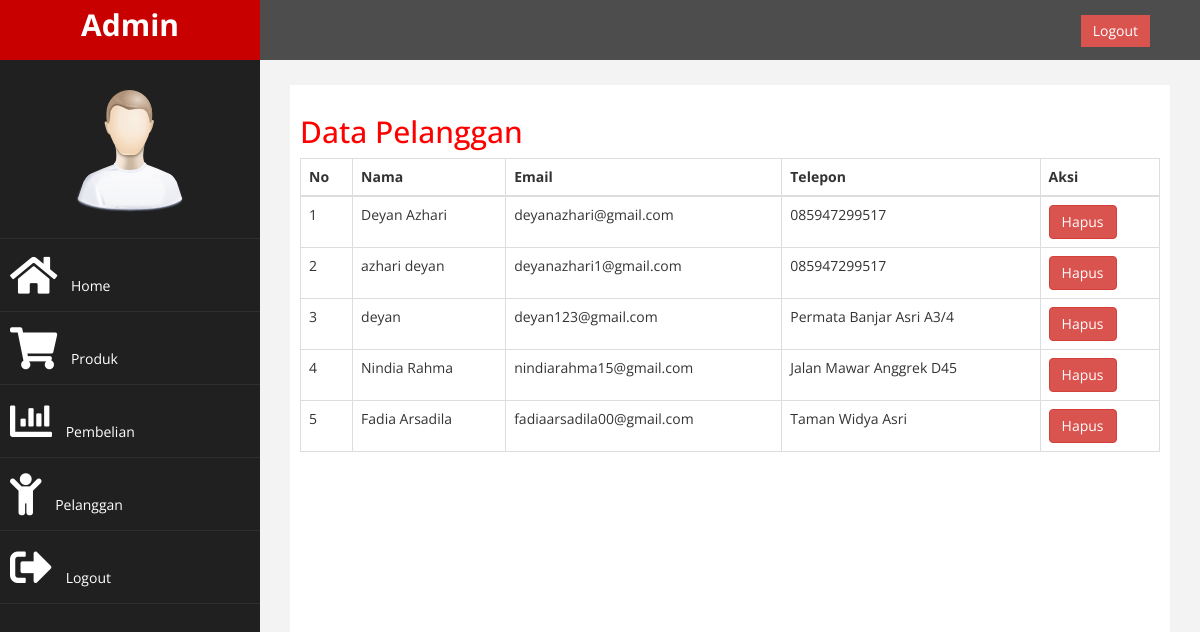
Page /admin/index.php?halaman=pelanggan (signed in) on the committed database.
### tables this page shows
CREATE TABLE `pelanggan` (
  `id_pelanggan` int(11) NOT NULL,
  `email_pelanggan` varchar(100) NOT NULL,
  `password_pelanggan` varchar(50) NOT NULL,
  `nama_pelanggan` varchar(100) NOT NULL,
  `telepon_pelanggan` varchar(25) NOT NULL,
  `alamat_pelanggan` text NOT NULL
);

### admin/pelanggan.php (the view)
<h2>Data Pelanggan</h2>
<table class="table table-bordered">
    <thead>
        <tr>
            <th>No</th>
            <th>Nama</th>
            <th>Email</th>
            <th>Telepon</th>
            <th>Aksi</th>
        </tr>
    </thead>
    <tbody>
        <?php $nomor=1 ; ?>
        <?php $ambil=$koneksi -> query ("SELECT * FROM pelanggan "); ?>
        <?php while($pecah = $ambil -> fetch_assoc()) { ?>
        <tr>
            <td><?php echo $nomor; ?></td>
            <td><?php echo $pecah ['nama_pelanggan']; ?></td>
            <td><?php echo $pecah ['email_pelanggan']; ?></td>
            <td><?php echo $pecah ['telepon_pelanggan']; ?></td>
            <td>
                <a href="" class="btn btn-danger">Hapus</a>
            </td>
        </tr>
        <?php $nomor++; ?>
        <?php } ?>
    </tbody>
</table>

### admin/assets/css/custom.css (style rules this page uses)
body { font-family: 'Open Sans', sans-serif; }
h2 { color: #f00; }

### rows in the picture
pelanggan: nama_pelanggan "Deyan Azhari", email_pelanggan "deyanazhari@gmail.com", telepon_pelanggan "085947299517"
pelanggan: nama_pelanggan "azhari deyan", email_pelanggan "deyanazhari1@gmail.com", telepon_pelanggan "085947299517"
pelanggan: nama_pelanggan "deyan", email_pelanggan "deyan123@gmail.com", telepon_pelanggan "Permata Banjar Asri A3/4"
pelanggan: nama_pelanggan "Nindia Rahma", email_pelanggan "nindiarahma15@gmail.com", telepon_pelanggan "Jalan Mawar Anggrek D45"
pelanggan: nama_pelanggan "Fadia Arsadila", email_pelanggan "fadiaarsadila00@gmail.com", telepon_pelanggan "Taman Widya Asri"
